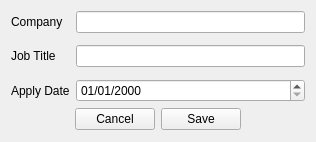
<?xml version="1.0" encoding="UTF-8"?>
<ui version="4.0">
 <class>editDetailsPopup</class>
 <widget class="QDialog" name="editDetailsPopup">
  <property name="geometry">
   <rect>
    <x>0</x>
    <y>0</y>
    <width>302</width>
    <height>142</height>
   </rect>
  </property>
  <property name="windowTitle">
   <string>Edit Details</string>
  </property>
  <layout class="QVBoxLayout" name="verticalLayout_2">
   <item>
    <layout class="QFormLayout" name="editDetailsForm">
     <property name="verticalSpacing">
      <number>12</number>
     </property>
     <item row="0" column="0">
      <widget class="QLabel" name="companyLabel">
       <property name="text">
        <string>Company</string>
       </property>
      </widget>
     </item>
     <item row="0" column="1">
      <widget class="QLineEdit" name="companyLineEdit"/>
     </item>
     <item row="1" column="0">
      <widget class="QLabel" name="jobTitleLabel">
       <property name="text">
        <string>Job Title</string>
       </property>
      </widget>
     </item>
     <item row="1" column="1">
      <widget class="QLineEdit" name="jobTitleLineEdit"/>
     </item>
     <item row="2" column="0">
      <widget class="QLabel" name="applyDateLabel">
       <property name="text">
        <string>Apply Date</string>
       </property>
      </widget>
     </item>
     <item row="2" column="1">
      <widget class="QDateEdit" name="applyDateDateEdit">
       <property name="displayFormat">
        <string>dd/MM/yyyy</string>
       </property>
      </widget>
     </item>
    </layout>
   </item>
   <item>
    <layout class="QHBoxLayout" name="editDetailsButtons">
     <property name="leftMargin">
      <number>64</number>
     </property>
     <property name="rightMargin">
      <number>64</number>
     </property>
     <item alignment="Qt::AlignTop">
      <widget class="QPushButton" name="cancelButton">
       <property name="focusPolicy">
        <enum>Qt::NoFocus</enum>
       </property>
       <property name="text">
        <string>Cancel</string>
       </property>
      </widget>
     </item>
     <item alignment="Qt::AlignTop">
      <widget class="QPushButton" name="saveButton">
       <property name="focusPolicy">
        <enum>Qt::NoFocus</enum>
       </property>
       <property name="text">
        <string>Save</string>
       </property>
      </widget>
     </item>
    </layout>
   </item>
  </layout>
 </widget>
 <resources/>
 <connections/>
</ui>
